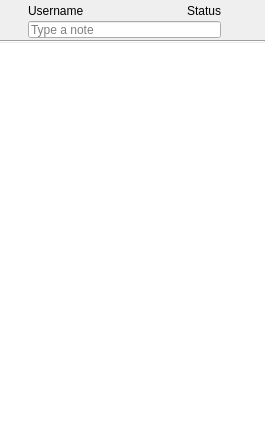
<?xml version="1.0" encoding="UTF-8"?>
<ui version="4.0">
 <class>MainWindow</class>
 <widget class="QWidget" name="MainWindow">
  <property name="geometry">
   <rect>
    <x>0</x>
    <y>0</y>
    <width>265</width>
    <height>445</height>
   </rect>
  </property>
  <property name="windowTitle">
   <string>Form</string>
  </property>
  <layout class="QVBoxLayout" name="verticalLayout_2">
   <property name="spacing">
    <number>0</number>
   </property>
   <property name="margin">
    <number>0</number>
   </property>
   <item>
    <widget class="QFrame" name="frame">
     <property name="minimumSize">
      <size>
       <width>0</width>
       <height>40</height>
      </size>
     </property>
     <property name="maximumSize">
      <size>
       <width>16777215</width>
       <height>40</height>
      </size>
     </property>
     <property name="frameShape">
      <enum>QFrame::NoFrame</enum>
     </property>
     <layout class="QHBoxLayout" name="horizontalLayout_2">
      <property name="spacing">
       <number>0</number>
      </property>
      <property name="leftMargin">
       <number>0</number>
      </property>
      <property name="topMargin">
       <number>0</number>
      </property>
      <property name="rightMargin">
       <number>0</number>
      </property>
      <property name="bottomMargin">
       <number>2</number>
      </property>
      <item>
       <spacer name="horizontalSpacer_2">
        <property name="orientation">
         <enum>Qt::Horizontal</enum>
        </property>
        <property name="sizeType">
         <enum>QSizePolicy::Fixed</enum>
        </property>
        <property name="sizeHint" stdset="0">
         <size>
          <width>2</width>
          <height>20</height>
         </size>
        </property>
       </spacer>
      </item>
      <item>
       <layout class="QVBoxLayout" name="statusLayout">
        <property name="spacing">
         <number>0</number>
        </property>
        <item>
         <spacer name="verticalSpacer">
          <property name="orientation">
           <enum>Qt::Vertical</enum>
          </property>
          <property name="sizeHint" stdset="0">
           <size>
            <width>20</width>
            <height>13</height>
           </size>
          </property>
         </spacer>
        </item>
       </layout>
      </item>
      <item>
       <spacer name="horizontalSpacer_3">
        <property name="orientation">
         <enum>Qt::Horizontal</enum>
        </property>
        <property name="sizeType">
         <enum>QSizePolicy::Fixed</enum>
        </property>
        <property name="sizeHint" stdset="0">
         <size>
          <width>6</width>
          <height>20</height>
         </size>
        </property>
       </spacer>
      </item>
      <item>
       <layout class="QVBoxLayout" name="infoLayout">
        <property name="spacing">
         <number>0</number>
        </property>
        <item>
         <layout class="QHBoxLayout" name="horizontalLayout">
          <item>
           <widget class="lmcLabel" name="lblUserName">
            <property name="sizePolicy">
             <sizepolicy hsizetype="Expanding" vsizetype="Preferred">
              <horstretch>0</horstretch>
              <verstretch>0</verstretch>
             </sizepolicy>
            </property>
            <property name="text">
             <string>Username</string>
            </property>
            <property name="alignment">
             <set>Qt::AlignLeading|Qt::AlignLeft|Qt::AlignVCenter</set>
            </property>
           </widget>
          </item>
          <item>
           <spacer name="horizontalSpacer">
            <property name="orientation">
             <enum>Qt::Horizontal</enum>
            </property>
            <property name="sizeType">
             <enum>QSizePolicy::Fixed</enum>
            </property>
            <property name="sizeHint" stdset="0">
             <size>
              <width>2</width>
              <height>20</height>
             </size>
            </property>
           </spacer>
          </item>
          <item>
           <widget class="QLabel" name="lblStatus">
            <property name="sizePolicy">
             <sizepolicy hsizetype="Preferred" vsizetype="Preferred">
              <horstretch>0</horstretch>
              <verstretch>0</verstretch>
             </sizepolicy>
            </property>
            <property name="minimumSize">
             <size>
              <width>0</width>
              <height>0</height>
             </size>
            </property>
            <property name="maximumSize">
             <size>
              <width>16777215</width>
              <height>16777215</height>
             </size>
            </property>
            <property name="text">
             <string>Status</string>
            </property>
            <property name="alignment">
             <set>Qt::AlignRight|Qt::AlignTrailing|Qt::AlignVCenter</set>
            </property>
           </widget>
          </item>
         </layout>
        </item>
        <item>
         <widget class="lmcLineEdit" name="txtNote">
          <property name="maximumSize">
           <size>
            <width>16777215</width>
            <height>17</height>
           </size>
          </property>
          <property name="placeholderText">
           <string>Type a note</string>
          </property>
         </widget>
        </item>
       </layout>
      </item>
      <item>
       <spacer name="horizontalSpacer_5">
        <property name="orientation">
         <enum>Qt::Horizontal</enum>
        </property>
        <property name="sizeType">
         <enum>QSizePolicy::Fixed</enum>
        </property>
        <property name="sizeHint" stdset="0">
         <size>
          <width>2</width>
          <height>20</height>
         </size>
        </property>
       </spacer>
      </item>
      <item>
       <widget class="lmcToolButton" name="btnAvatar">
        <property name="toolTip">
         <string>Change avatar</string>
        </property>
        <property name="iconSize">
         <size>
          <width>32</width>
          <height>32</height>
         </size>
        </property>
        <property name="popupMode">
         <enum>QToolButton::InstantPopup</enum>
        </property>
        <property name="autoRaise">
         <bool>true</bool>
        </property>
       </widget>
      </item>
      <item>
       <spacer name="horizontalSpacer_4">
        <property name="orientation">
         <enum>Qt::Horizontal</enum>
        </property>
        <property name="sizeType">
         <enum>QSizePolicy::Fixed</enum>
        </property>
        <property name="sizeHint" stdset="0">
         <size>
          <width>2</width>
          <height>20</height>
         </size>
        </property>
       </spacer>
      </item>
     </layout>
    </widget>
   </item>
   <item>
    <widget class="QFrame" name="lblDividerTop">
     <property name="frameShape">
      <enum>QFrame::HLine</enum>
     </property>
     <property name="frameShadow">
      <enum>QFrame::Sunken</enum>
     </property>
    </widget>
   </item>
   <item>
    <widget class="QWidget" name="wgtToolBar" native="true">
     <property name="sizePolicy">
      <sizepolicy hsizetype="Preferred" vsizetype="Preferred">
       <horstretch>0</horstretch>
       <verstretch>0</verstretch>
      </sizepolicy>
     </property>
     <layout class="QVBoxLayout" name="verticalLayout_4">
      <property name="spacing">
       <number>0</number>
      </property>
      <property name="margin">
       <number>0</number>
      </property>
      <item>
       <layout class="QHBoxLayout" name="toolBarLayout">
        <property name="spacing">
         <number>0</number>
        </property>
       </layout>
      </item>
     </layout>
    </widget>
   </item>
   <item>
    <widget class="lmcUserTreeWidget" name="tvUserList">
     <property name="frameShape">
      <enum>QFrame::NoFrame</enum>
     </property>
     <property name="horizontalScrollBarPolicy">
      <enum>Qt::ScrollBarAlwaysOff</enum>
     </property>
     <property name="dragEnabled">
      <bool>true</bool>
     </property>
     <property name="dragDropMode">
      <enum>QAbstractItemView::InternalMove</enum>
     </property>
     <property name="defaultDropAction">
      <enum>Qt::MoveAction</enum>
     </property>
     <property name="indentation">
      <number>0</number>
     </property>
     <property name="animated">
      <bool>true</bool>
     </property>
     <property name="allColumnsShowFocus">
      <bool>true</bool>
     </property>
     <attribute name="headerVisible">
      <bool>false</bool>
     </attribute>
     <column>
      <property name="text">
       <string>Contacts</string>
      </property>
     </column>
    </widget>
   </item>
  </layout>
 </widget>
 <layoutdefault spacing="6" margin="11"/>
 <customwidgets>
  <customwidget>
   <class>lmcUserTreeWidget</class>
   <extends>QTreeWidget</extends>
    <header>gui/contacts/usertreewidget.h</header>
  </customwidget>
  <customwidget>
   <class>lmcLabel</class>
   <extends>QLabel</extends>
    <header>gui/widgets/subcontrols.h</header>
  </customwidget>
  <customwidget>
   <class>lmcToolButton</class>
   <extends>QToolButton</extends>
    <header>gui/widgets/subcontrols.h</header>
  </customwidget>
  <customwidget>
   <class>lmcLineEdit</class>
   <extends>QLineEdit</extends>
    <header>gui/widgets/subcontrols.h</header>
  </customwidget>
 </customwidgets>
 <tabstops>
  <tabstop>tvUserList</tabstop>
  <tabstop>btnAvatar</tabstop>
  <tabstop>txtNote</tabstop>
 </tabstops>
 <resources/>
 <connections/>
</ui>
